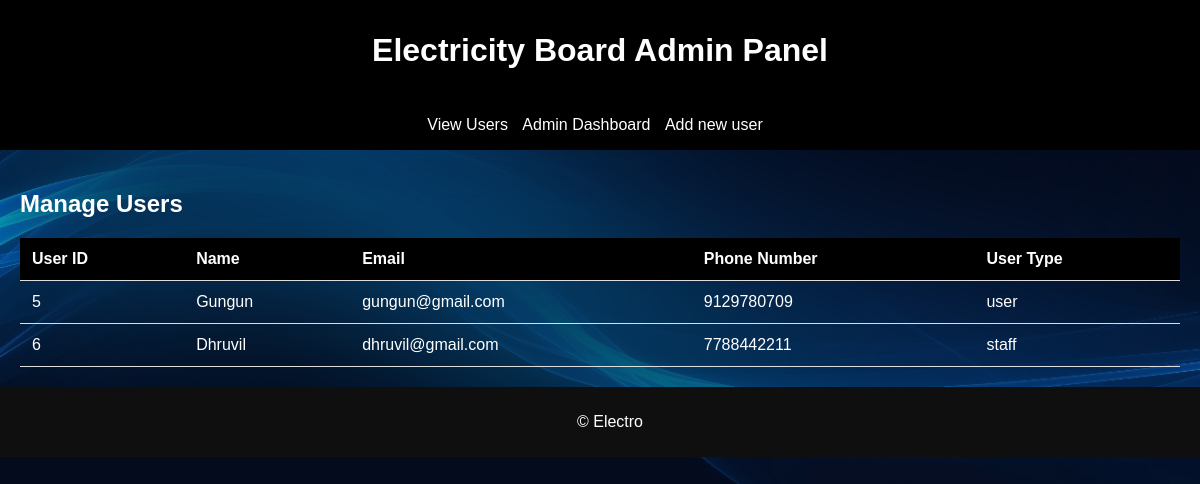
/manageuser/, run on an earlier commit of the app's database.
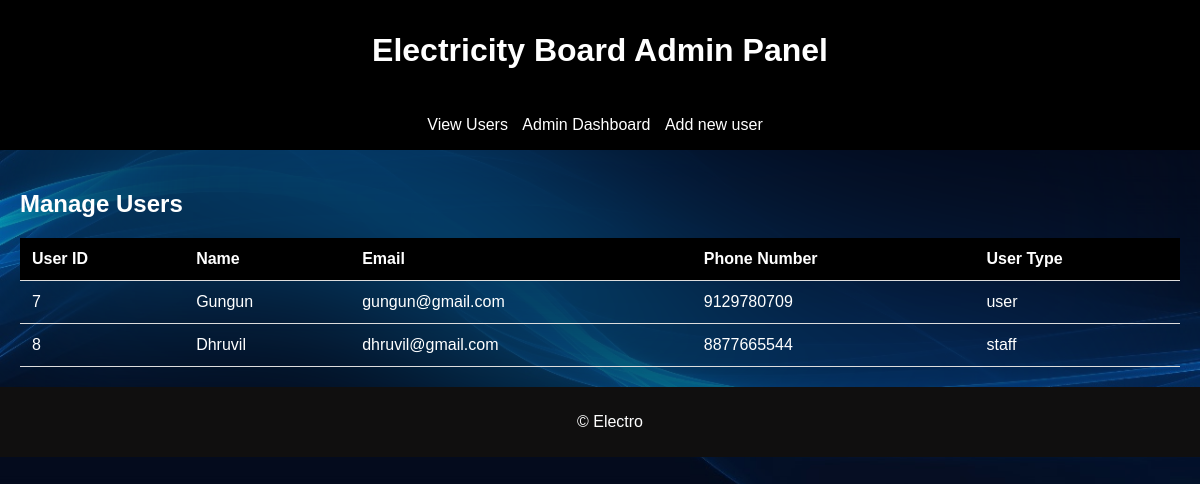
And on a later commit of the database.
### electro/models.py (models this page shows)
class CustomUser(AbstractUser):
    id = models.AutoField(primary_key=True)
    USER_TYPE_CHOICES = [
        ('user', 'User'),
        ('staff', 'Staff')
        ]
    user_type = models.CharField(max_length=50, choices=USER_TYPE_CHOICES)
    firstname=models.CharField(max_length=255)
    lastname=models.CharField(max_length=255)
    emailid = models.CharField(max_length=255)
    phone_number = models.CharField(max_length=15, unique=True,null=True,blank=True)
    groups = models.ManyToManyField(
        'auth.Group',
        related_name='custom_user_groups',
        blank=True,
        help_text='The groups this user belongs to. A user will get all permissions granted to each of their groups.',
        verbose_name='groups',
    )
    user_permissions = models.ManyToManyField(
        'auth.Permission',
        related_name='custom_user_permissions',
        blank=True,
        help_text='Specific permissions for this user.',
        verbose_name='user permissions',
    )

### electro/views.py (the view)
# urls.py: path('manageuser/',views.manageuser,name='manage'),
def manageuser(request):
    regular_users = CustomUser.objects.filter(is_superuser=False)
    return render(request,"electro/manageuser.html",{'regular_users': regular_users})

### templates/electro/manageuser.html (shortened to what this page needs)
{% extends 'base2.html' %}
{% load static %}
{% block content %}
<body style="background-image: url('{% static '/images/admin3.jpg' %}'); background-size: cover; background-position: center;backdrop-filter: blur(100px);">
<main>
    <section>
        <h2 style="color: white;">Manage Users</h2>
        <table style="color: white;">
            <thead>
                <tr>
                    <th>User ID</th>
                    <th>Name</th>
                    <th>Email</th>
                    <th>Phone Number</th>
                    <th>User Type</th>
                </tr>
            </thead>
            <tbody>
            {% for u in regular_users %}
                <tr>
                    <td>{{ u.id }}</td>
                    <td>{{u.first_name }}</td>
                    <td>{{ u.email }}</td>
                    <td>{{ u.phone_number }}</td>
                    <td>{{ u.user_type }}</td>
                </tr>
            {% endfor %}
            </tbody>
        </table>
    </section>
</main>
{% endblock content %}

What changed in the data, as far as the page shows it:
removed CustomUser: id "5", first_name "Gungun", email "gungun@gmail.com", phone_number "9129780709", user_type "user"
removed CustomUser: id "6", first_name "Dhruvil", email "dhruvil@gmail.com", phone_number "7788442211", user_type "staff"
added CustomUser: id "7", first_name "Gungun", email "gungun@gmail.com", phone_number "9129780709", user_type "user"
added CustomUser: id "8", first_name "Dhruvil", email "dhruvil@gmail.com", phone_number "8877665544", user_type "staff"
